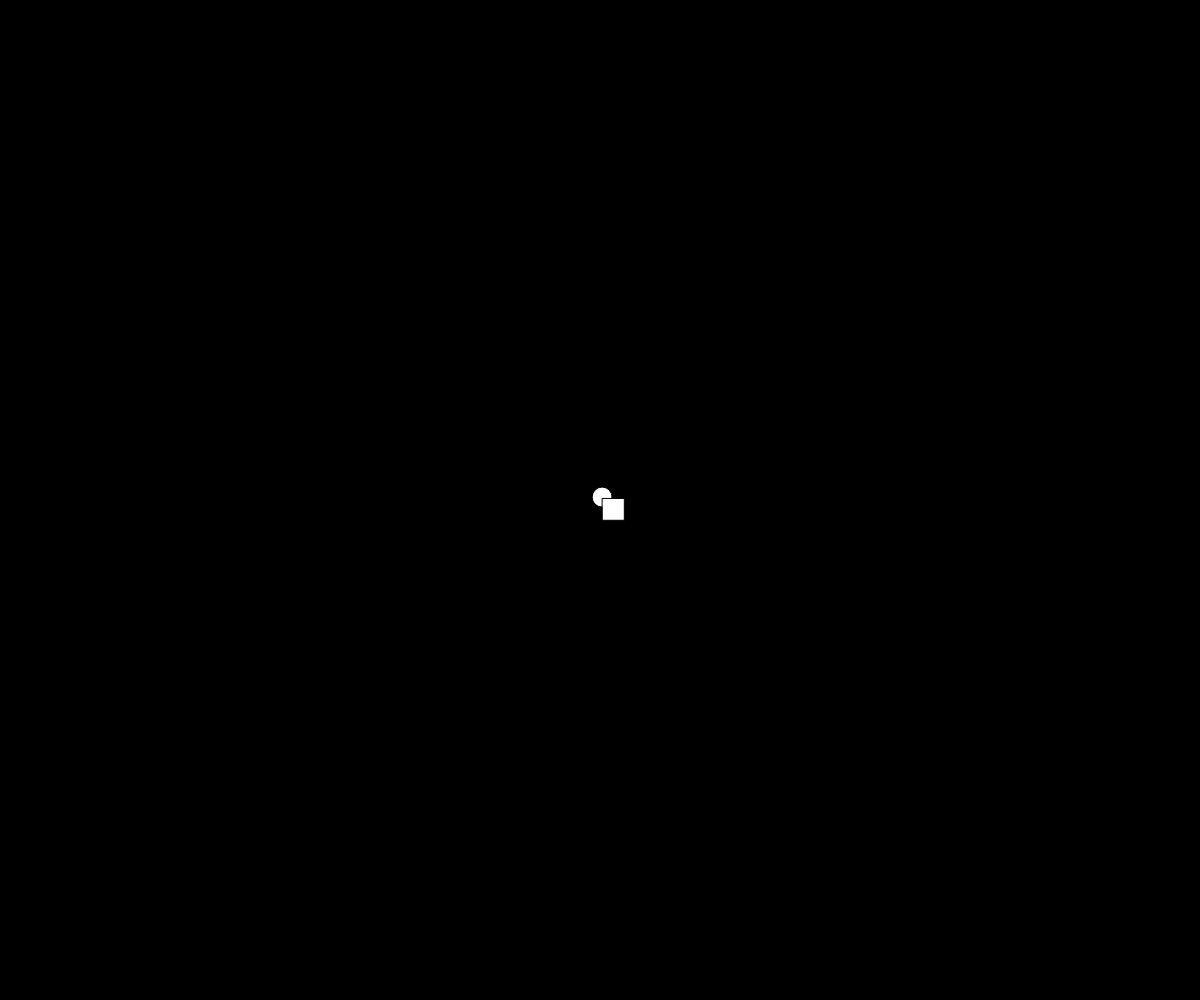
Frame 1 (no input)
Frame 60 (no input): blank canvas, image omitted
Frame 120 (the mouse pressed at the canvas centre since frame 60): blank canvas, image omitted

The p5.js sketch that drew this single still picture (run headless with seeded random() and noise() and a simulated clock; from frame 60 on, the mouse is pressed at the canvas centre):

// p5.js sketch
// ── sketch.js
// Project Title
// Your Name
// Date
//
// Extra for Experts:
// - describe what you did to take this project "above and beyond"

let theParticle;
let someConfetti;

function setup() {
  createCanvas(windowWidth, windowHeight);
  theParticle = new Particle(width/2,height/2);
  someConfetti = new Confetti(width/2,height/2);
}

function draw() {
  background("black");
  theParticle.update();
  theParticle.display();
  someConfetti.update();
  someConfetti.display();
}

class Particle{
  constructor(x,y){
    this.x = x;
    this.y = y;
    this.size = 20;
  }

  update(){
    this.x += random(-5,5);
    this.y += random(-5,5);
  }

  display(){
    circle(this.x,this.y, this.size);
  }
}

class Confetti extends Particle{
  constructor(x,y){
    super(x,y);
  }

  update(){
    super.update();
    this.size += random(-3,3);
  }

  display(){
    square(this.x,this.y,this.size);
  }
}
